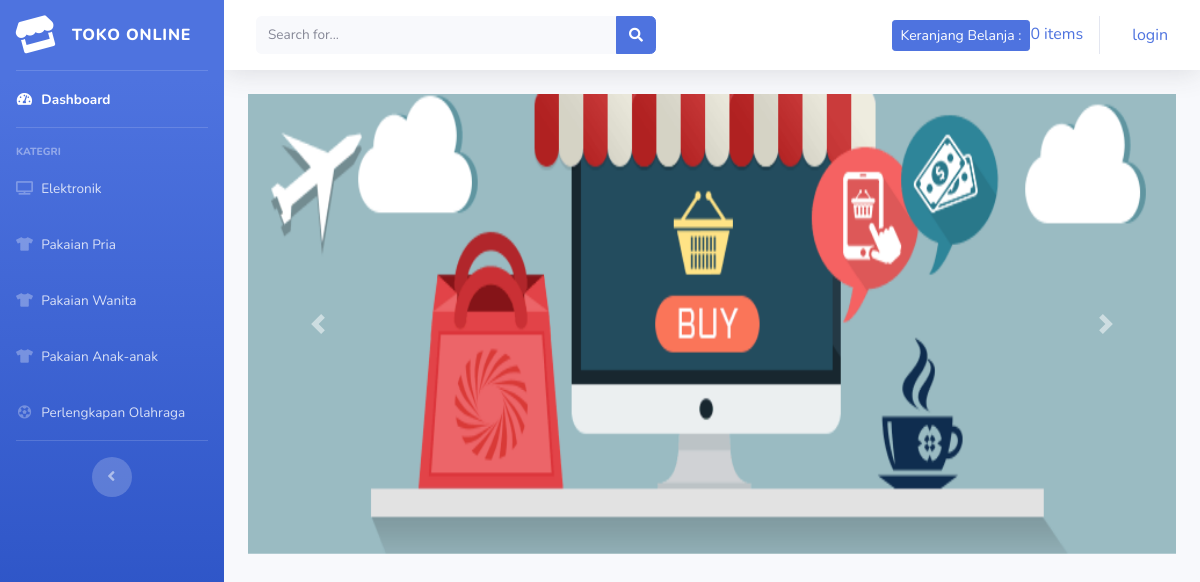
Before: /index.php/kategori/peralatan_olahraga with the older database file.
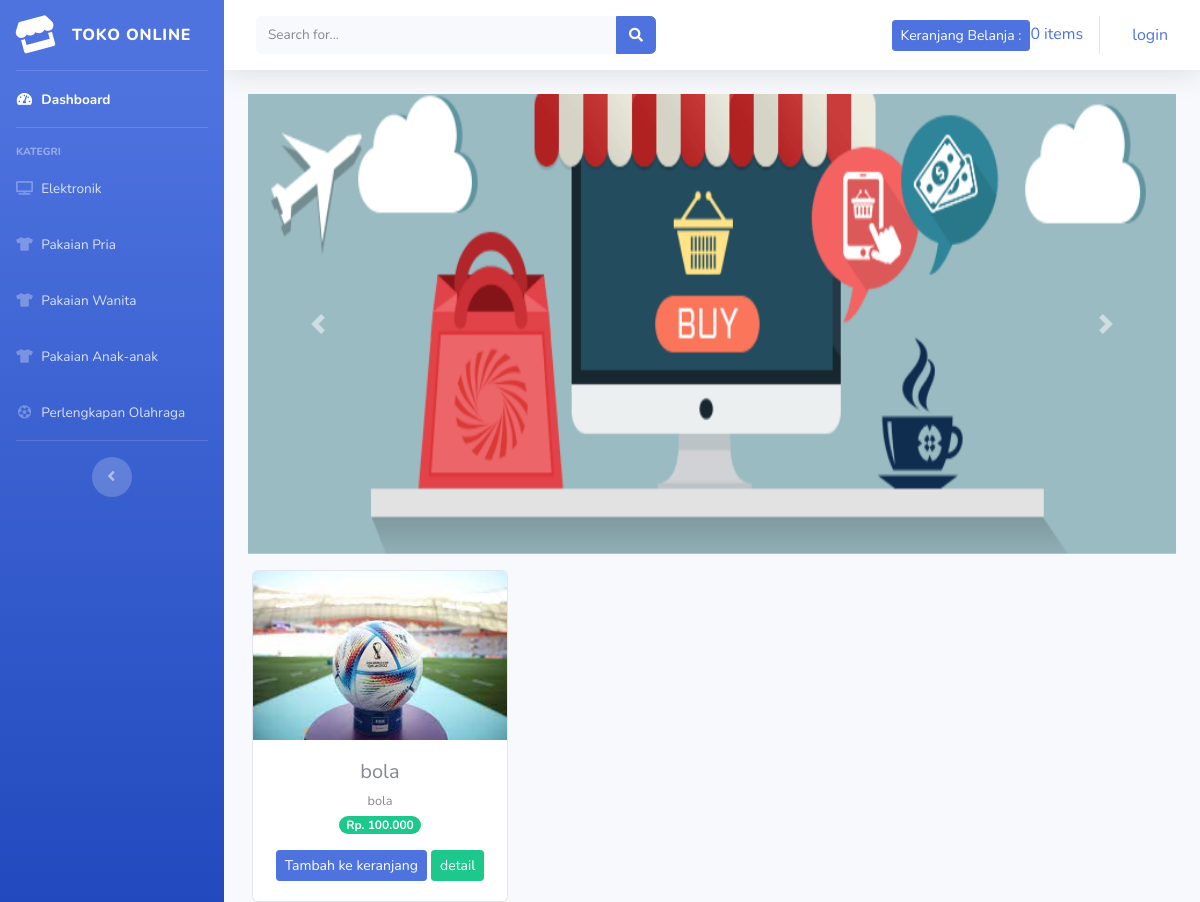
After: the same page with the newer database file.
### tables this page shows
CREATE TABLE `tb_barang` (
  `id_brg` int(11) NOT NULL,
  `nama_brg` varchar(120) NOT NULL,
  `keterangan` varchar(260) NOT NULL,
  `kategori` varchar(60) NOT NULL,
  `harga` int(11) NOT NULL,
  `stok` int(4) NOT NULL,
  `gambar` text NOT NULL
);

### application/controllers/kategori.php (called while the page is built, shortened)
<?php
class Kategori extends CI_Controller{
	public function peralatan_olahraga()
	{
		$data['peralatan_olahraga'] = $this->model_kategori->data_peralatan_olahraga()->result();
		$this->load->view('templates/header');
		$this->load->view('templates/sidebar');
		$this->load->view('peralatan_olahraga',$data);
		$this->load->view('templates/footer');
	}
}

### index.php (called while the page is built, shortened)
<?php
require_once BASEPATH.'core/CodeIgniter.php';

### application/models/model_kategori.php (called while the page is built, shortened)
<?php
class Model_kategori extends CI_Model{
	public function data_peralatan_olahraga()
	{
		return $this->db->get_where("tb_barang",array('kategori'=> 'peralatan olahraga'));
	}
}

### application/views/peralatan_olahraga.php (the view, shortened to what this page needs)
<div class="container-fluid">
<div id="carouselExampleControls" class="carousel slide" data-ride="carousel">
  <div class="carousel-inner">
    <div class="carousel-item active">
      <img  class="d-block w-100" src="<?php echo base_url('assets/img/slider1.jpg') ?>" alt="First slide" width="800" height="460">
    </div>
  </div>
  <a class="carousel-control-prev" href="#carouselExampleControls" role="button" data-slide="prev">
    <span class="carousel-control-prev-icon" aria-hidden="true"></span>
  </a>
  <a class="carousel-control-next" href="#carouselExampleControls" role="button" data-slide="next">
    <span class="carousel-control-next-icon" aria-hidden="true"></span>
  </a>
</div>
    <div class="row text-center mt-3" >
    <?php foreach ($peralatan_olahraga as $brg ):  ?>
        <div class="card ml-3" style="width: 16rem;">
            <img src="<?php echo base_url().'/uploads/'.$brg->gambar ?>" class="card-img-top" alt="...">
            <div class="card-body">
                <h5 class="card-title mb-1"><?php echo $brg->nama_brg ?></h5>
                <small><?php echo $brg->keterangan ?></small><br>
            <span class="badge badge-pill badge-success mb-3">Rp. <?php echo number_format($brg->harga, 0,',','.')  ?></span>
                <?php echo anchor('dashboard/tambah_ke_keranjang/' .$brg->id_brg, '<div class="btn btn-sm btn-primary">Tambah ke keranjang</div>') ?>
            <?php echo anchor('dashboard/detail/' .$brg->id_brg, '<div class="btn btn-sm btn-success">detail</div>') ?>
            </div>
        </div>
    <?php endforeach; ?>
    </div>
</div>

Changed rows visible on the page:
added tb_barang: gambar (picture), nama_brg "bola", keterangan "bola", harga "100.000", id_brg "Tambah ke keranjang", id_brg "detail"
